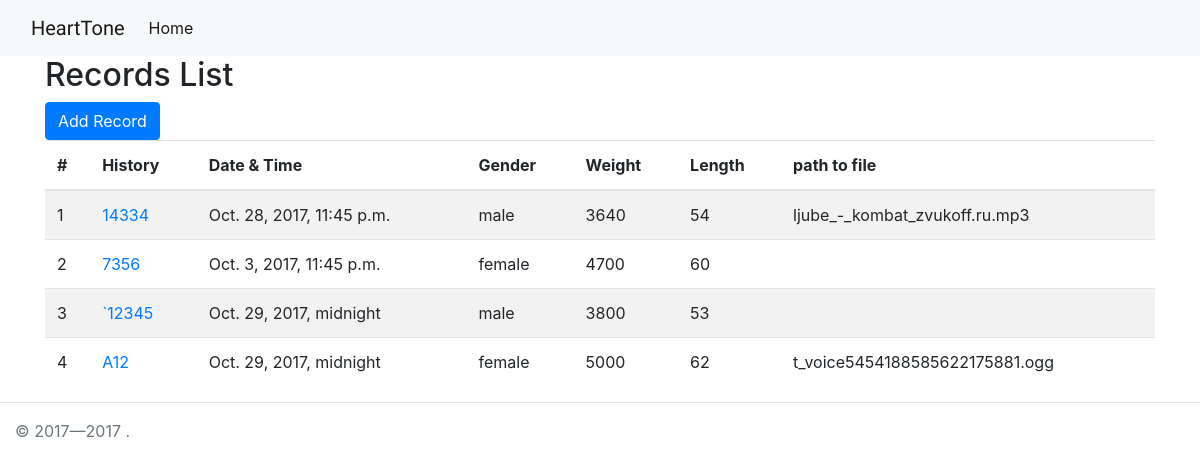
Before: / with the older database file.
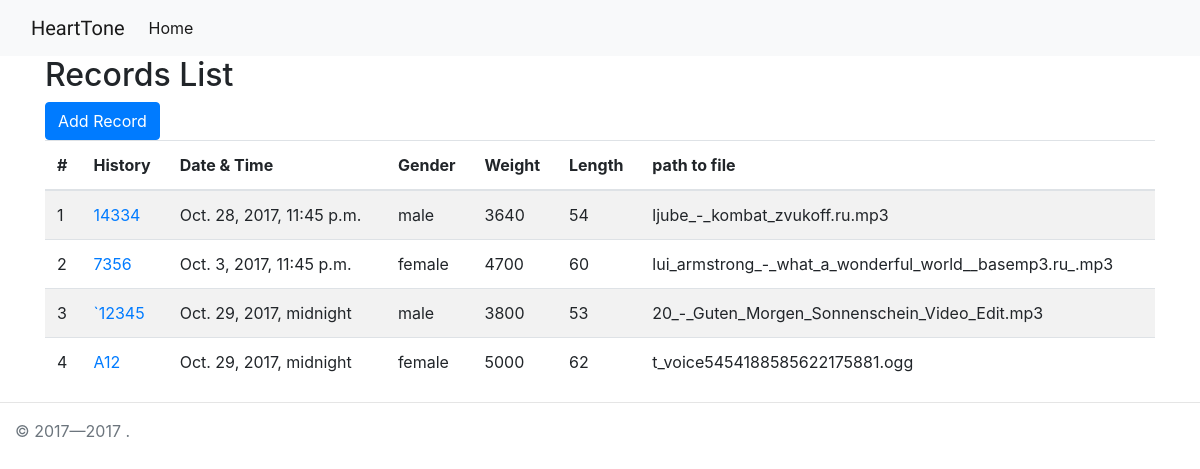
After: the same page with the newer database file.
### records/models.py (models this page shows, shortened)
class Patient(TimeStampedModel):
    class Meta(object):
        verbose_name = u"Patient"
        verbose_name_plural = u"Patients"
    GENDER_CHOICE_MALE = 1
    GENDER_CHOICE_FEMALE = 2
    GENDER_CHOICES = (
        (GENDER_CHOICE_MALE, u"male"),
        (GENDER_CHOICE_FEMALE, u"female"),
    )
    history_number = models.CharField(
        max_length=10,
        verbose_name=u"Number of History",
    )
    date_time = models.DateTimeField(
        verbose_name=u"Date and Time",
    )
    gender = models.IntegerField(
        verbose_name=u"Gender",
        choices=GENDER_CHOICES,
        blank=True,
        null=True,
    )
    weight = models.CharField(
        max_length=20,
        verbose_name=u"Weight"
    )
    length = models.CharField(
        max_length=20,
        verbose_name=u"Length"
    )
    path_to_file = models.FileField(
        blank=True,
        verbose_name=u"Record",
        upload_to='',
        null=True
    )
    doctor = models.ForeignKey(
        'Doctor',
        verbose_name=u'Doctor',
        null=True,
    )
    hospital = models.ForeignKey(
        'Hospital',
        verbose_name=u'Hospital',
        null=True,
    )
    comment = models.TextField(
        verbose_name=u"Comment",
        blank=True,
        null=True,
    )

### records/views.py (the view)
# urls.py: url(r'^$', views.PatientList.as_view(), name='home'),
class PatientList(ListView):
    model = Patient
    context_object_name = 'records'
    template_name = 'records/records_list.html'

### records/templates/records/records_list.html (shortened to what this page needs)
{% extends "../base.html" %}
{% load i18n %}
{% load static from staticfiles %}
{% block title %}{% trans 'Records List' %}{% endblock title %}
{% block content %}
  <a href="{% url "record_add" %}" class="btn btn-primary">{% trans "Add Record" %}</a>
<table class="table table-striped">
  {% with order_by=request.GET.order_by reverse=request.GET.reverse %}
  <thead class="">
    <tr>
      <th>#</th>
      <th>{% trans "History" %}</th>
      <th>{% trans "Date & Time" %}</th>
      <th>{% trans "Gender" %}</th>
      <th>{% trans "Weight" %}</th>
      <th>{% trans "Length" %}</th>
      <th>{% trans "path to file" %}</th>
    </tr>
  </thead>
  {% endwith %}
  <tbody>
    {% for record in records %}
    <tr>
      <td>
        {{ forloop.counter }}
      </td>
      <td><a href="{% url "record_edit" record.id %}" >{{ record.history_number }}</a></td>
      <td>{{ record.date_time }}</td>
      <td>{% if record.gender %}{{ record.get_gender_display }}{% endif %}</td>
      <td>{{ record.weight }}</td>
      <td>{{ record.length }}</td>
      <td>{{ record.path_to_file }}</td>
    </tr>
    {% endfor %}
  </tbody>
</table>
{% endblock content %}

Changed rows visible on the page:
changed Patient: path_to_file (not shown) → "lui_armstrong_-_what_a_wonderful_world__basemp3.ru_.mp3"
changed Patient: path_to_file (not shown) → "20_-_Guten_Morgen_Sonnenschein_Video_Edit.mp3"
